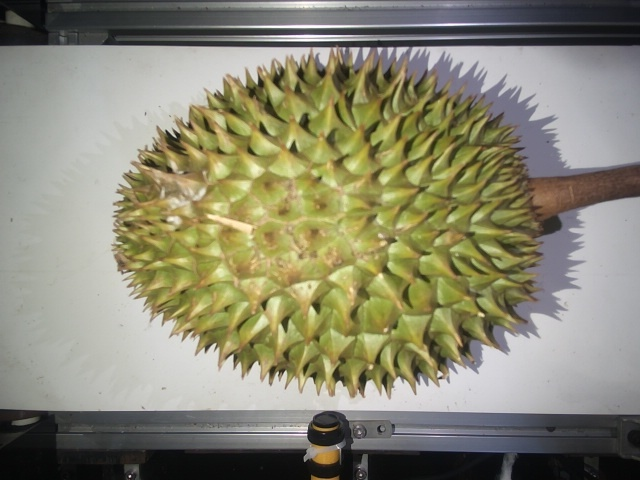
#> input picture Project Push Git/Image/sample No.1.JPG, 640 x 480 px, given in place of Durian_Test.jpg, which was not available
$ python CenterDemo.py   (older library calls are emulated)
#> lines starting #> are read from the running program, lines starting #| are printed output that depends on the picture; after the words box and inside, x2 and y2 are one past the last pixel; in counts of white or black regions, pixels touching at a corner belong together; pictures that were not available may be replaced by others from this repository, and a replacement may not be noted
#> in process_images, image is the input picture: shape (480, 640, 3); mean B, G, R 114.1, 135.5, 137.9
import cv2
import numpy as np
import imutils
from imutils import paths
from scipy.spatial import distance as dist
from imutils import perspective
from imutils import contours
import argparse
import os

def process_images():
    # Function to find markers in the image
    def find_markers(image):
        gray = cv2.cvtColor(image, cv2.COLOR_BGR2GRAY)
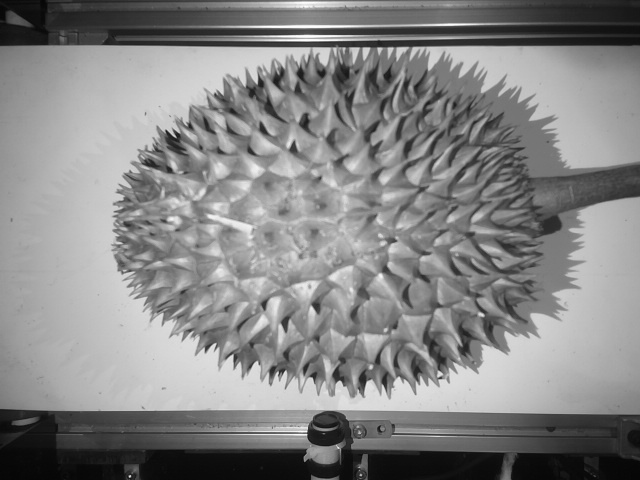
#> gray: shape (480, 640); min 5, max 255, mean 133.8
        gray = cv2.GaussianBlur(gray, (5, 5), 0)
        edged = cv2.Canny(gray, 35, 125)
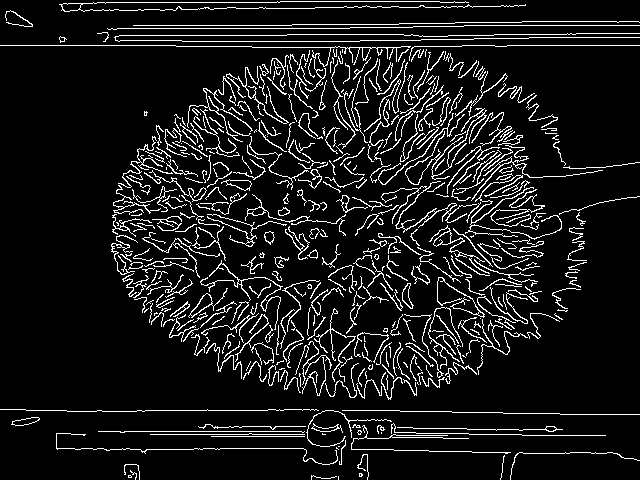
#> edged: shape (480, 640); 9.5% white in thin lines or dots
        cnts = cv2.findContours(edged.copy(), cv2.RETR_LIST, cv2.CHAIN_APPROX_SIMPLE)
#> cnts = 496 contours, 380 with area under 20; largest, box (x1, y1, x2, y2) and area: (188, 288, 228, 318) 215, (429, 225, 485, 262) 192, (190, 293, 213, 317) 180, (221, 179, 252, 191) 164, (381, 181, 477, 233) 159
        cnts = imutils.grab_contours(cnts)
        c = max(cnts, key=cv2.contourArea)
#> c = contour of 67 points, box (x1, y1, x2, y2) (188, 288, 228, 318), area 215
        return cv2.minAreaRect(c)

    # Initialize distance from camera to the object, which in this case is 24cm
    Know_distance = 24.0
    # Initialize the known object width, which in this case, the piece of is 12cm
    known_width = 11.0

    # Define and distance calculation
    def distance_to_camera(knowWidth, focal_length, perWidth):
        # Compute and return the distance from the marker to the camera
        return (knowWidth * focal_length) / perWidth

    # Size measurement
    def midpoint(ptA, ptB):
        return ((ptA[0] + ptB[0]) * 0.5, (ptA[1] + ptB[1]) * 0.5)

    # # Construct the argument parser and parse the arguments
    ap = argparse.ArgumentParser()
    # ap.add_argument("-i", "--image", required=True, help="path to input image")
    # ap.add_argument("-w", "--width", type=float, required=True, help="width of the left-most object in the image (in millimeter)")
    args = vars(ap.parse_args())

    # Load the input image
    # image = cv2.imread(args["image"])
    image = cv2.imread("Durian_Test.jpg")
    # Find markers in the image
    markers = find_markers(image)
#> markers = ((207.9, 302.4), (46.28, 17.3), -51.84)
    focal_length = (markers[1][0] * Know_distance) / known_width
#> focal_length = 101

    # Image processing
    gray = cv2.cvtColor(image, cv2.COLOR_BGR2GRAY)
    gray = cv2.GaussianBlur(gray, (7, 7), 0)
    edged = cv2.Canny(gray, 50, 100)
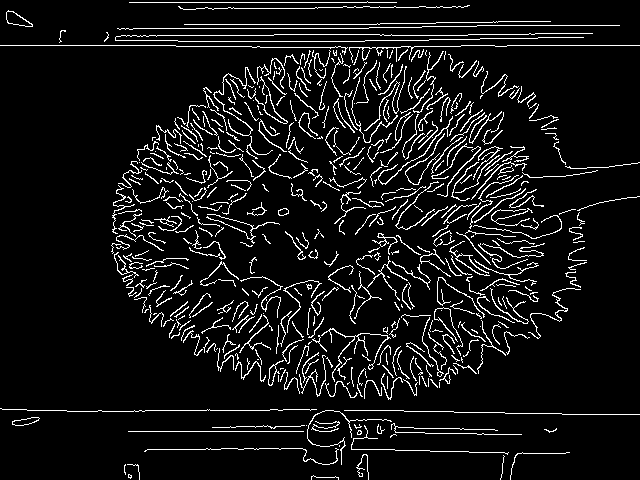
#> edged: shape (480, 640); 7.9% white in thin lines or dots
    edged = cv2.dilate(edged, None, iterations=1)
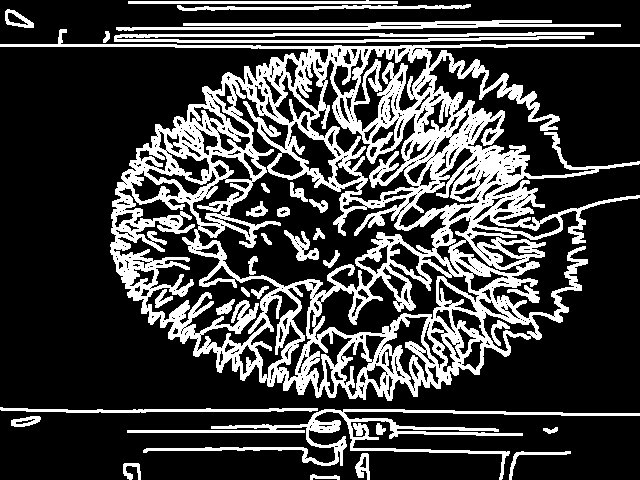
#> edged: shape (480, 640); 25.4% white; 32 white regions, largest, box (x1, y1, x2, y2) and area: (0, 29, 640, 401) 60884, (127, 409, 640, 480) 5138, (114, 32, 594, 43) 2907
    edged = cv2.erode(edged, None, iterations=1)
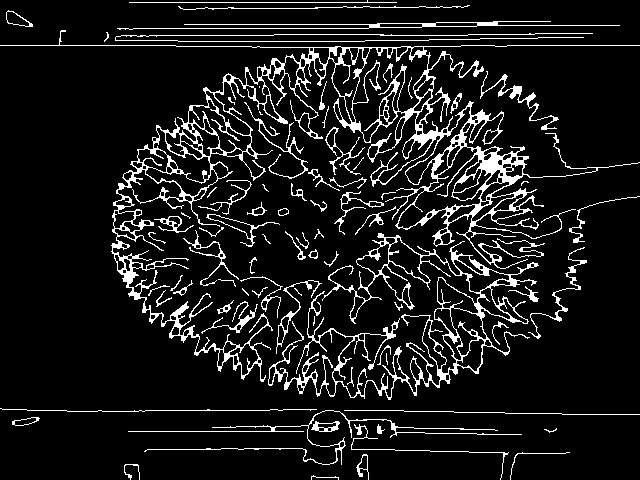
#> edged: shape (480, 640); 9.9% white in thin lines or dots
    cnts = cv2.findContours(edged.copy(), cv2.RETR_EXTERNAL, cv2.CHAIN_APPROX_SIMPLE)
#> cnts = 76 contours, 38 with area under 20; largest, box (x1, y1, x2, y2) and area: (0, 30, 640, 382) 29022, (268, 233, 539, 400) 8986, (117, 21, 620, 30) 479, (206, 214, 280, 247) 362, (276, 280, 322, 354) 290
    cnts = imutils.grab_contours(cnts)
    (cnts, _) = contours.sort_contours(cnts)
    pixelsPerMetric = None

    # Iterate through each image in the folder
    for imagePath in sorted(paths.list_images("images")):
        image = cv2.imread(imagePath)
        markers = find_markers(image)
        millimeter = distance_to_camera(known_width, focal_length, markers[1][0])
#> millimeter = 24

        # Draw a bounding box around the image
        box = cv2.boxPoints(markers) if imutils.is_cv2() else cv2.boxPoints(markers)
#> box = [[200.4, 326], [186.8, 315.3], [215.4, 278.9], [229, 289.6]]
        box = np.int0(box)
#> box = [[200, 325], [186, 315], [215, 278], [229, 289]]
        cv2.drawContours(image, [box], -1, (0, 255, 0), 2)
        cv2.putText(image, "%.2fft" % (millimeter / 12),
                    (image.shape[1] - 200, image.shape[0] - 20), cv2.FONT_HERSHEY_SIMPLEX, 2.0, (0, 255, 0), 3)
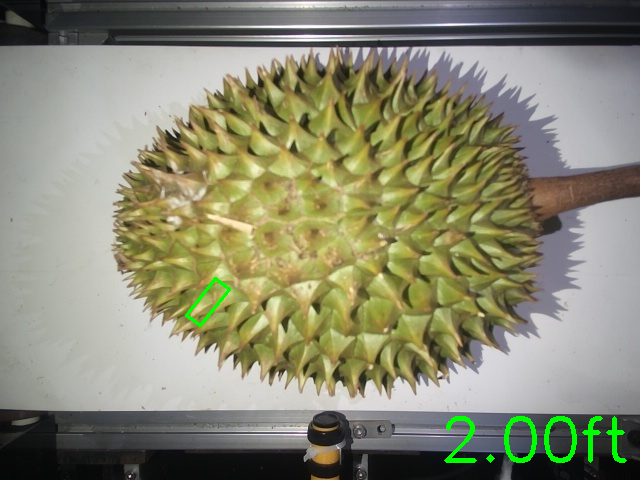
#> image: shape (480, 640, 3); mean B, G, R 113.5, 137.2, 137.3

        cv2.imshow("image", image)
        cv2.waitKey(0)

    # Further processing and measurement
    for c in cnts:
        if cv2.contourArea(c) < 100:
            continue

        orig = image.copy()
        box = cv2.minAreaRect(c)
        box = cv2.boxPoints(box) if imutils.is_cv2() else cv2.boxPoints(box)
        box = np.array(box, dtype="int")
        box = perspective.order_points(box)
        cv2.drawContours(orig, [box.astype("int")], -1, (0, 255, 0), 2)
        for (x, y) in box:
            cv2.circle(orig, (int(x), int(y)), 5, (0, 0, 255), -1)

        # Midpoint calculation
        (tl, tr, br, bl) = box
        (tltrX, tltrY) = midpoint(tl, tr)
        (blbrX, blbrY) = midpoint(bl, br)
        (tlblX, tlblY) = midpoint(tl, bl)
        (trbrX, trbrY) = midpoint(tr, br)

        # Draw midpoints
        cv2.circle(orig, (int(tltrX), int(tltrY)), 5, (255, 0, 0), -1)
        cv2.circle(orig, (int(blbrX), int(blbrY)), 5, (255, 0, 0), -1)
        cv2.circle(orig, (int(tlblX), int(tlblY)), 5, (255, 0, 0), -1)
        cv2.circle(orig, (int(trbrX), int(trbrY)), 5, (255, 0, 0), -1)

        # Draw lines between midpoints
        cv2.line(orig, (int(tltrX), int(tltrY)), (int(blbrX), int(blbrY)), (255, 0, 255), 2)
        cv2.line(orig, (int(tlblX), int(tlblY)), (int(trbrX), int(trbrY)), (255, 0, 255), 2)

        # Compute the Euclidean distance between the midpoints
        dA = dist.euclidean((tltrX, tltrY), (blbrX, blbrY))
        dB = dist.euclidean((tlblX, tlblY), (trbrX, trbrY))

        # If pixelsPerMetric has not been initialized, compute it as the ratio of pixels to the supplied metrics
        if pixelsPerMetric is None:
            pixelsPerMetric = dB / args["width"]

        # Compute the size of the object
        dimA = dA / pixelsPerMetric
        dimB = dB / pixelsPerMetric

        # Draw the object sizes on the image
        cv2.putText(orig, "{:.1f}in".format(dimA),
                    (int(tltrX - 15), int(tltrY - 10)), cv2.FONT_HERSHEY_SIMPLEX, 0.65, (255, 255, 255), 2)

        # Show the input image
        cv2.imshow("Image", orig)
        if cv2.waitKey(1000) & 0xFF == ord('q'):
            break
#> this loop made 2 passes
#> (tl, tr, br, bl, tltrX, tltrY, blbrX, blbrY) on pass 2: ([0, 28], [642, 45], [633, 390], [-8, 373], 321, 36.5, 312.5, 381.5)
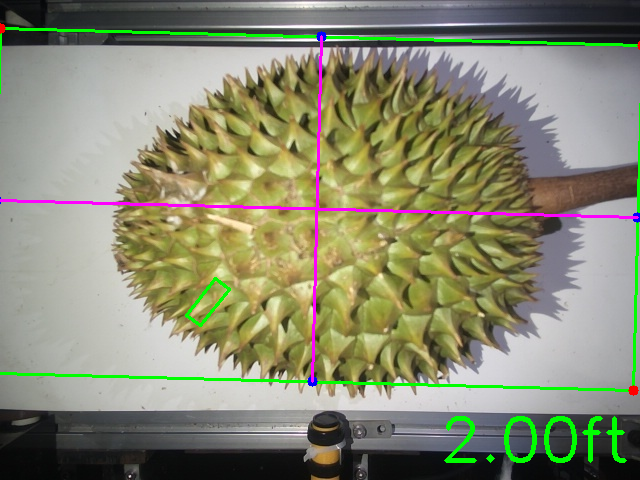
#> orig: shape (480, 640, 3); mean B, G, R 113.1, 137.3, 136.3
    cv2.destroyAllWindows()

# Add a button to execute the function in VSCode
if __name__ == "__main__":
#> (the run stopped early here; a loop or call above may not have finished)

$ run again, on Project Push Git/Image/sample No.13.JPG
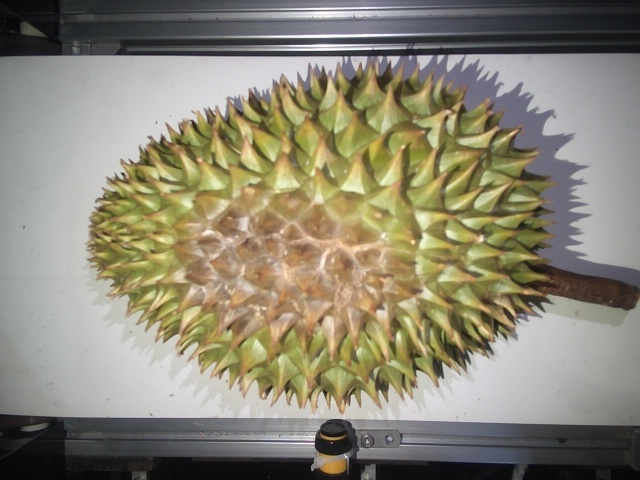
#> input picture Project Push Git/Image/sample No.13.JPG, 640 x 480 px, given in place of Durian_Test.jpg, which was not available
#> in process_images, image is the input picture: shape (480, 640, 3); mean B, G, R 116.8, 134.6, 139.9
#> in find_markers, `edged = cv2.Canny(gray, 35, 125)`:
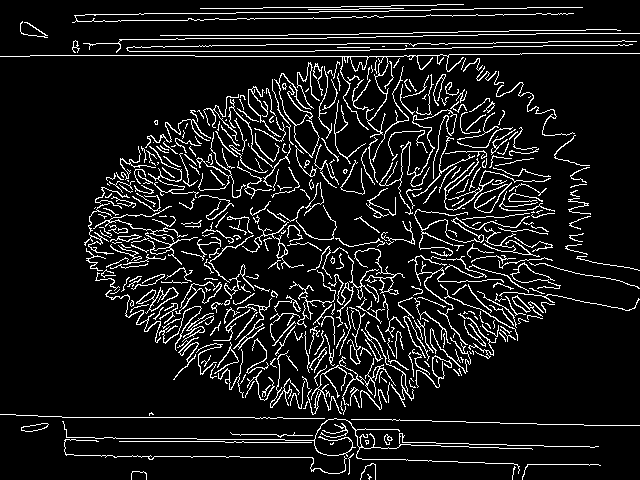
#> edged: shape (480, 640); 9.8% white in thin lines or dots
#> in find_markers, `cnts = cv2.findContours(edged.copy(), cv2.RETR_LIST, cv2.CHAIN_APPROX_..`: cnts = 485 contours, 384 with area under 20; largest, box (x1, y1, x2, y2) and area: (474, 182, 512, 213) 457, (474, 184, 509, 213) 414, (0, 53, 640, 138) 404, (136, 287, 179, 314) 369, (149, 287, 178, 311) 222
#> c = contour of 49 points, box (x1, y1, x2, y2) (474, 182, 512, 213), area 457
#> markers = ((491.3, 193.8), (41.98, 19.75), -54.87)
#> focal_length = 91.59
#> in process_images, `cnts = cv2.findContours(edged.copy(), cv2.RETR_EXTERNAL, cv2.CHAIN_APP..`: cnts = 71 contours, 40 with area under 20; largest, box (x1, y1, x2, y2) and area: (0, 40, 640, 241) 17430, (397, 254, 640, 390) 10758, (85, 187, 298, 401) 5460, (270, 307, 414, 415) 1818, (126, 41, 574, 52) 1706
#> millimeter = 24
#> in process_images, `box = cv2.boxPoints(markers) if imutils.is_cv2() else cv2.boxPoints(ma..`: box = [[487.3, 216.7], [471.2, 205.3], [495.3, 171], [511.5, 182.3]]
#> in process_images, `box = np.int0(box)`: box = [[487, 216], [471, 205], [495, 170], [511, 182]]
#> the loop in process_images, `for c in cnts:` made 2 passes
#> (tl, tr, br, bl, tltrX, tltrY, blbrX, blbrY) on pass 2: ([0, 38], [638, 53], [634, 243], [-3, 228], 319, 45.5, 315.5, 235.5)
#> after the loop in process_images, `for c in cnts:`:
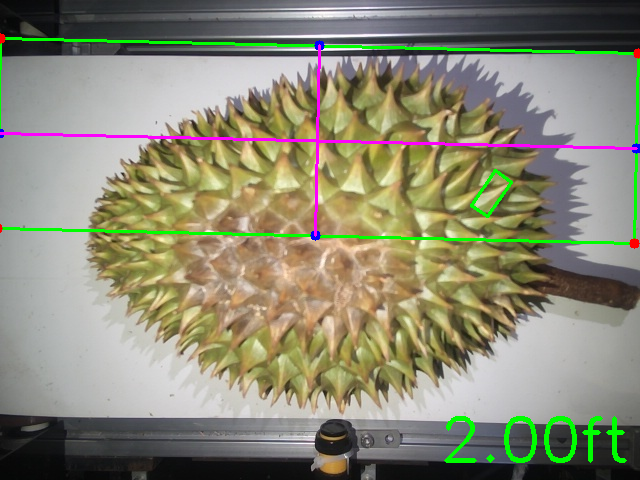
#> orig: shape (480, 640, 3); mean B, G, R 115.7, 136.6, 138.2
